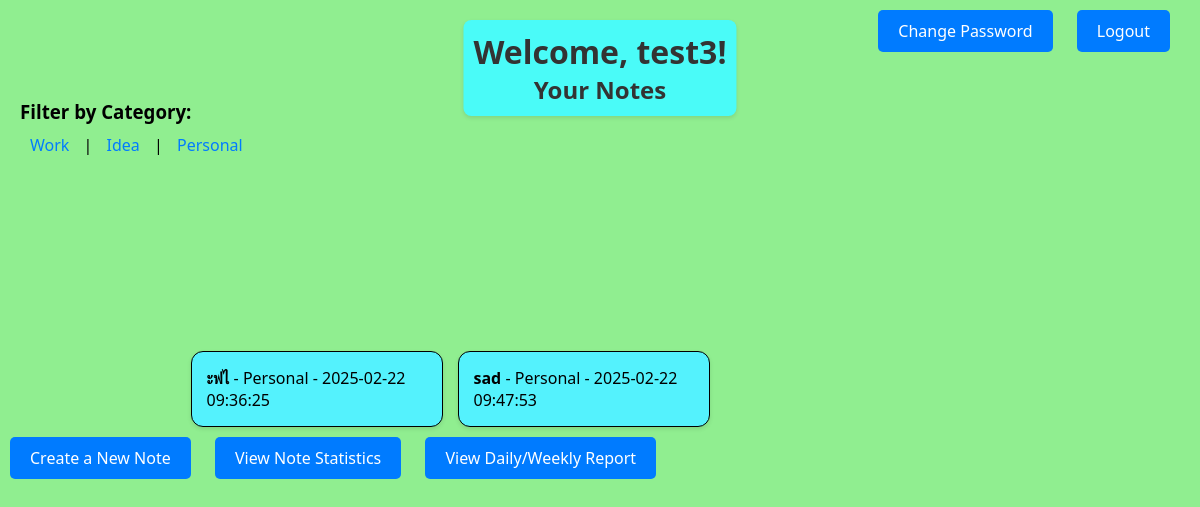
Page /my_notes (signed in) on the committed database.
### app.py (models this page shows)
class User(db.Model, UserMixin):
    id = db.Column(db.Integer, primary_key=True)
    username = db.Column(db.String(20), unique=True, nullable=False)
    password = db.Column(db.String(60), nullable=False)

class Note(db.Model):
    id = db.Column(db.Integer, primary_key=True)
    title = db.Column(db.String(100), nullable=False)
    content = db.Column(db.Text, nullable=False)
    category = db.Column(db.String(50))
    timestamp = db.Column(db.DateTime, default=db.func.current_timestamp())
    user_id = db.Column(db.Integer, db.ForeignKey('user.id'), nullable=False)
    user = db.relationship('User', backref=db.backref('notes', lazy=True))

### app.py (the view)
@app.route('/my_notes')
@login_required
def my_notes():
    notes = Note.query.filter_by(user_id=current_user.id).all()
    return render_template('my_notes.html', notes=notes)

### app.py (called while the page is built)
@login_manager.user_loader
def load_user(user_id):
    return User.query.get(int(user_id))

### templates/my_notes.html (shortened to what this page needs)
<!DOCTYPE html>
<html lang="en">
<head>
</head>
<body>
    <div class="header">
        <h1>Welcome, {{ current_user.username }}!</h1>
        <h2>Your Notes</h2>
    </div>
    <div class="top-right-links">
        <a href="{{ url_for('profile') }}">Change Password</a>
        <a href="{{ url_for('logout') }}">Logout</a>
    </div>
    <div class="category-links">
        <h3>Filter by Category:</h3>
        <a href="{{ url_for('notes_by_category', category='Work') }}">Work</a> |
        <a href="{{ url_for('notes_by_category', category='Idea') }}">Idea</a> |
        <a href="{{ url_for('notes_by_category', category='Personal') }}">Personal</a>
    </div>
    <div class="note-container">
        {% if notes %}
            {% for note in notes %}
                <div class="note" id="note-{{ note.id }}" onclick="toggleNoteDetails({{ note.id }})">
                    <strong>{{ note.title }}</strong> - {{ note.category }} - {{ note.timestamp }}
                </div>
            {% endfor %}
        {% else %}
            <p>You don't have any notes yet.</p>
        {% endif %}
    </div>
    <div class="action-links">
        <a href="{{ url_for('create_note') }}">Create a New Note</a>
        <a href="{{ url_for('statistics') }}">View Note Statistics</a>
        <a href="{{ url_for('report') }}">View Daily/Weekly Report</a>
    </div>
</body>
</html>

### templates/my_notes.html (style rules this page uses)
body { font-family: 'Segoe UI', Tahoma, Geneva, Verdana, sans-serif; background-color: lightgreen; margin: 0; padding: 0; display: flex; justify-content: center; align-items: flex-start; height: 100vh; flex-direction: column; position: relative; }
.header { text-align: center; position: absolute; top: 20px; left: 50%; transform: translateX(-50%); padding: 10px; background-color: #4afbf8; box-shadow: 0 2px 4px rgba(0, 0, 0, 0.1); border-radius: 8px; }
h1, h2 { color: #333; margin: 0; }
.top-right-links { position: absolute; top: 20px; right: 20px; }
.top-right-links a { text-decoration: none; color: white; background-color: #007bff; padding: 10px 20px; margin: 0 10px; border-radius: 5px; transition: background-color 0.3s; }
.category-links { position: absolute; top: 80px; left: 20px; text-align: left; }
.category-links h3 { margin-bottom: 10px; }
.category-links a { text-decoration: none; color: #007bff; margin: 0 10px; transition: color 0.3s; }
.note-container { margin-top: 20px; width: 100%; max-width: 900px; display: flex; flex-wrap: wrap; justify-content: center; gap: 15px; }
.note { background-color: #54f2fd; border: 1px solid #000000; padding: 15px; width: 220px; border-radius: 12px; cursor: pointer; transition: all 0.3s ease-in-out; box-shadow: 0 2px 4px rgba(0, 0, 0, 0.1); position: relative; }
.action-links { text-align: center; margin-top: 20px; }
.action-links a { text-decoration: none; color: white; background-color: #007bff; padding: 10px 20px; margin: 0 10px; border-radius: 5px; transition: background-color 0.3s; }

### rows in the picture
User: username "test3"
Note: title "ะฟไ", category "Personal", timestamp "2025-02-22 09:36:25"
Note: title "sad", category "Personal", timestamp "2025-02-22 09:47:53"
